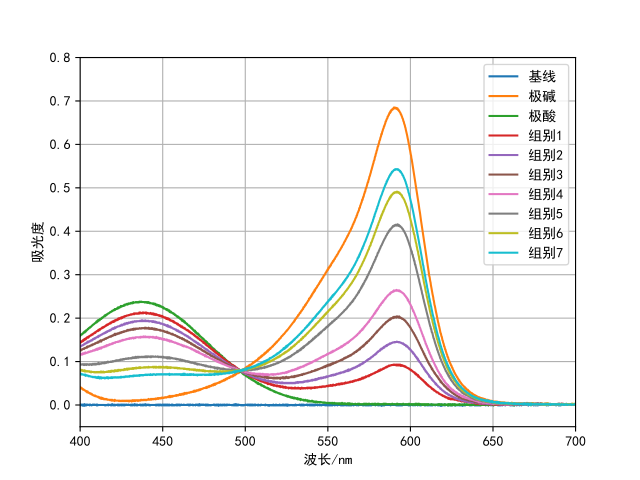

Recreate this plot in Python.
import os
import numpy as np
import matplotlib.pyplot as plt

path = r"C:\Users\ZJM\Desktop\wuhuashiyanbaogao\exp2\PB19030732 郑纪鸣 实验2数据"

files = os.listdir(path)
for the_file in files:
    if the_file.split(".")[-1] != "txt":
        files.remove(the_file)

wavelength_s = []
absorbancy_s = []

for the_file in files:
    with open(path+"\\"+the_file, "r") as f:
        wavelength = []
        absorbancy = []
        for line in f.readlines()[1:]:
            nm, Abs = *line.split("\t"),
            wavelength.append(float(nm))
            absorbancy.append(float(Abs))
        wavelength_s.append(np.array(wavelength))
        absorbancy_s.append(np.array(absorbancy))

fig, ax = plt.subplots()

for i in range(len(files)):
    ax.plot(wavelength_s[i], absorbancy_s[i],
            label=files[i].split(".")[0])

ax.legend()
ax.grid(True)
ax.set_xlim(400, 700)
ax.set_ylim(-0.05, 0.8)
ax.set_xlabel(r"波长/nm")
ax.set_ylabel(r"吸光度")

plt.show()
